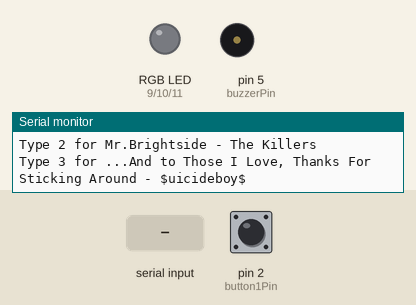
Bench run of a sketch on a simulated Arduino Uno, built with avr-gcc and run on an emulated ATmega328P. Parts: an RGB LED mixed from three pins (HIGH = lit), buzzer (waves = sounding), the last lines printed to the serial monitor. Inputs (shaded band) come from the test bench; at power-on: pin 2 (button1Pin) LOW. Random numbers use the default seed unless the sketch sets one.

Above: at 1.2 s.
1.3 s: "1" received over Serial
At 2.07 s:
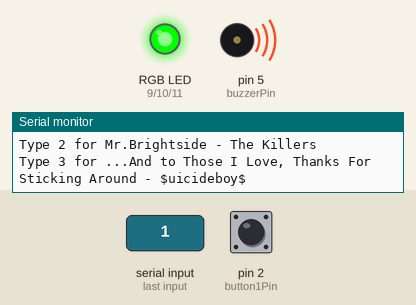
At 2.72 s:
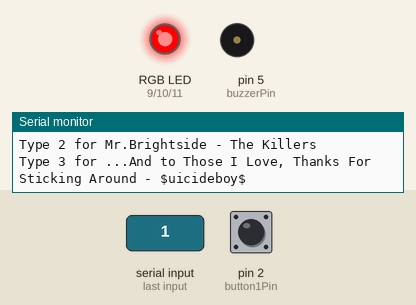
4.3 s: pin 2 (button1Pin) pulled HIGH for 1 s
8.3 s: "2" received over Serial
At 11.0 s:
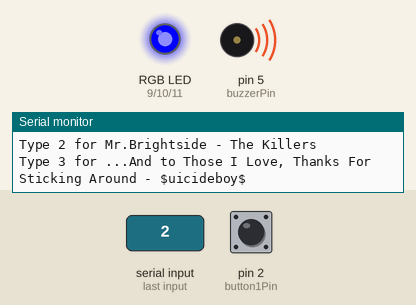
11.3 s: "3" received over Serial
Timing chart, 0 to 61.7 s (numbered marks = the images above; inputs shaded):
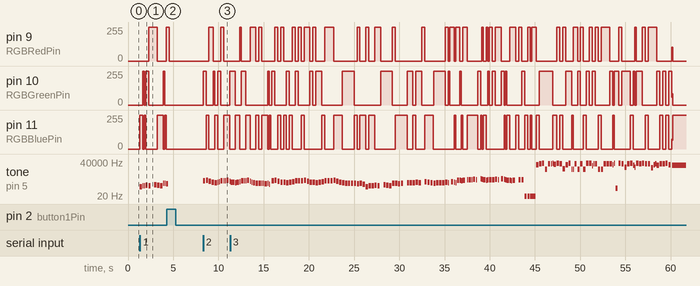

Measured:
- after the input at 1.3 s, pin 9 (RGBRedPin): 0/255 → 255/255 after 0.98 s, → 0/255 0.98 s later, → 255/255 0.97 s later; pin 10 (RGBGreenPin): goes 255/255 0.16 s, 0/255 0.16 s, 255/255 0.33 s, 0/255 1.6 s, 255/255 0.16 s, then 0/255, starting after 0.33 s
- after the input at 8.3 s, pin 9 (RGBRedPin): 0/255 → 255/255 after 0.65 s, → 0/255 0.49 s later, → 255/255 0.81 s later, → 0/255 0.33 s later; pin 10 (RGBGreenPin): goes 255/255 0.33 s, 0/255 0.81 s, 255/255 0.16 s, 0/255 0.33 s, 255/255 0.32 s, 0/255 0.97 s, then 255/255, starting at once

The sketch:

lab_7_level_4.ino
```cpp
//Sebastian Bruce
//Date: October 15 2023
//Description: choose song to play

/*************************************************
* Public Constants
*************************************************/
#define NOTE_B0 31
#define NOTE_C1 33
#define NOTE_CS1 35
#define NOTE_D1 37
#define NOTE_DS1 39
#define NOTE_E1 41
#define NOTE_F1 44
#define NOTE_FS1 46
#define NOTE_G1 49
#define NOTE_GS1 52
#define NOTE_A1 55
#define NOTE_AS1 58
#define NOTE_B1 62
#define NOTE_C2 65
#define NOTE_CS2 69
#define NOTE_D2 73
#define NOTE_DS2 78
#define NOTE_E2 82
#define NOTE_F2 87
#define NOTE_FS2 93
#define NOTE_G2 98
#define NOTE_GS2 104
#define NOTE_A2 110
#define NOTE_AS2 117
#define NOTE_B2 123
#define NOTE_C3 131
#define NOTE_CS3 139
#define NOTE_D3 147
#define NOTE_DS3 156
#define NOTE_E3 165
#define NOTE_F3 175
#define NOTE_FS3 185
#define NOTE_G3 196
#define NOTE_GS3 208
#define NOTE_A3 220
#define NOTE_AS3 233
#define NOTE_B3 247
#define NOTE_C4 262
#define NOTE_CS4 277
#define NOTE_D4 294
#define NOTE_DS4 311
#define NOTE_E4 330
#define NOTE_F4 349
#define NOTE_FS4 370
#define NOTE_G4 392
#define NOTE_GS4 415
#define NOTE_A4 440
#define NOTE_AS4 466
#define NOTE_B4 494
#define NOTE_C5 523
#define NOTE_CS5 554
#define NOTE_D5 587
#define NOTE_DS5 622
#define NOTE_E5 659
#define NOTE_F5 698
#define NOTE_FS5 740
#define NOTE_G5 784
#define NOTE_GS5 831
#define NOTE_A5 880
#define NOTE_AS5 932
#define NOTE_B5 988
#define NOTE_C6 1047
#define NOTE_CS6 1109
#define NOTE_D6 1175
#define NOTE_DS6 1245
#define NOTE_E6 1319
#define NOTE_F6 1397
#define NOTE_FS6 1480
#define NOTE_G6 1568
#define NOTE_GS6 1661
#define NOTE_A6 1760
#define NOTE_AS6 1865
#define NOTE_B6 1976
#define NOTE_C7 2093
#define NOTE_CS7 2217
#define NOTE_D7 2349
#define NOTE_DS7 2489
#define NOTE_E7 2637
#define NOTE_F7 2794
#define NOTE_FS7 2960
#define NOTE_G7 3136
#define NOTE_GS7 3322
#define NOTE_A7 3520
#define NOTE_AS7 3729
#define NOTE_B7 3951
#define NOTE_C8 4186
#define NOTE_CS8 4435
#define NOTE_D8 4699
#define NOTE_DS8 4978

int buzzerPin = 5 ; //The buzzerPin is connected to pin 5 of the Arduino.
int button1Pin = 2; //The SW1 button is connect to pin 2 of the Arduino.
int RGBRedPin = 9; //The red RGB LED is connected pin 9 of the Arduino.
int RGBGreenPin = 10; //The green RGB LED is connected pin 10 of the Arduino.
int RGBBluePin = 11; //The blue RGB LED is connected pin 11 of the Arduino.
int count;
int input;

//make notes
int notes[] = {
  NOTE_E3, NOTE_G3, NOTE_G3, NOTE_A3, NOTE_G3, 0, NOTE_B3, NOTE_A3,
  NOTE_G3, NOTE_E4, NOTE_E4, NOTE_D4, NOTE_E4, 0, NOTE_G4, NOTE_G4,
  NOTE_G4, NOTE_A4, NOTE_G4, 0, NOTE_B4, NOTE_A4, NOTE_G4, NOTE_E4,
  NOTE_G4, NOTE_G4, NOTE_G4, NOTE_A4, NOTE_G4, 0, NOTE_B4, NOTE_A4,
  NOTE_G4, NOTE_E5, NOTE_E5, NOTE_D5, NOTE_E5, 0, NOTE_G5, NOTE_G5,
  NOTE_G5, NOTE_A5, NOTE_G5, 0, NOTE_B5, NOTE_A5, NOTE_G5, NOTE_E5,
  NOTE_G5, NOTE_G5, NOTE_G5, NOTE_A5, NOTE_G5, 0, NOTE_B5, NOTE_A5,
  NOTE_G5, NOTE_E5, NOTE_E5, NOTE_D5, NOTE_E5, 0, NOTE_G5, NOTE_G5
};

int notes1[] = {
  NOTE_D5, NOTE_E5, NOTE_C5, NOTE_A4, NOTE_A4, NOTE_G4, NOTE_A4, NOTE_B4,
  NOTE_D5, NOTE_D5, NOTE_D5, NOTE_E5, NOTE_C5, NOTE_A4, NOTE_A4, NOTE_G4,
  NOTE_A4, NOTE_B4, NOTE_D5, NOTE_D5, NOTE_D5, NOTE_E5, NOTE_C5, NOTE_A4,
  NOTE_G4, NOTE_E4, NOTE_E4, NOTE_F4, NOTE_E4, NOTE_D4, NOTE_E4, NOTE_C4
};

int notes2[] = {
  NOTE_A3, NOTE_G3, NOTE_F3, NOTE_E3, NOTE_C3, NOTE_A3, NOTE_A3, NOTE_G3, NOTE_F3,
  NOTE_E3, NOTE_C3, NOTE_E3, NOTE_A3, NOTE_A3, NOTE_G3, NOTE_F3, NOTE_E3, NOTE_C3,
  NOTE_A3, NOTE_A3, NOTE_G3, NOTE_F3, NOTE_E3, NOTE_C3, NOTE_E3, NOTE_A3, NOTE_A3,
  NOTE_G3, NOTE_F3, NOTE_E3, NOTE_C3, NOTE_A3, NOTE_A3, NOTE_G3, NOTE_F3, NOTE_E3,
  NOTE_C3, NOTE_E3, NOTE_A3, NOTE_A3, NOTE_G3, NOTE_F3, NOTE_E3, NOTE_C3, NOTE_A3,
  NOTE_A3, NOTE_G3, NOTE_F3, NOTE_E3, NOTE_C3, NOTE_E3, NOTE_A3, NOTE_A3, NOTE_G3,
  NOTE_F3, NOTE_E3, NOTE_C3
};

// Note durations: 4 = quarter note, 8 = eighth note, etc.
int noteDurations[] = {
  4, 8, 8, 4, 4, 4, 4, 4,
  4, 8, 8, 4, 4, 4, 4, 4,
  4, 8, 8, 4, 4, 4, 4, 4,
  4, 8, 8, 4, 4, 4, 4, 4,
  4, 8, 8, 4, 4, 4, 4, 4,
  4, 8, 8, 4, 4, 4, 4, 4,
  4, 8, 8, 4, 4, 4, 4, 4,
  4, 8, 8, 4, 4, 4, 4, 4
};

int noteDurations1[] = {
  4, 4, 4, 8, 8, 4, 8, 8,
  4, 8, 8, 4, 8, 8, 4, 8,
  4, 8, 4, 8, 8, 4, 8, 8,
  4, 4, 4, 8, 8, 4, 8, 8
};

int noteDurations2[] = {
  4, 4, 4, 4, 4, 4, 4, 4, 4,
  4, 4, 4, 4, 4, 4, 4, 4, 4,
  4, 4, 4, 4, 4, 4, 4, 4, 4,
  4, 4, 4, 4, 4, 4, 4, 4, 4,
  4, 4, 4, 4, 4, 4, 4, 4, 4,
  4, 4, 4, 4, 4, 4, 4, 4, 4,
  4, 4, 4
};

void setup() { //The Setup function runs once.
  pinMode(buzzerPin, OUTPUT); //Setup red LED pin as an output pin.
  pinMode(button1Pin, INPUT); //Setup button1 pin as an input pin.
  pinMode(RGBRedPin, OUTPUT); //Setup red RGB LED pin as an output pin.
  pinMode(RGBGreenPin, OUTPUT); //Setup green RGB LED pin as an output pin.
  pinMode(RGBBluePin, OUTPUT); //Setup blue RGB LED pin as an output pin.
  Serial.begin(9600);
  //seed the randomness
  randomSeed(analogRead(0));

}

void loop() { //The loop function runs forever.
  runMenu();
}

void runMenu() {
  Serial.println("Please select a song!");
  Serial.println("Type 1 for One step Closer - Linkin Park");
  Serial.println("Type 2 for Mr.Brightside - The Killers");
  Serial.println("Type 3 for ...And to Those I Love, Thanks For Sticking Around - $uicideboy$");
  while(Serial.available()==0){}
  input = Serial.read();
  if(input == 49) {
    oneStepCloser();
  }else if (input == 50) {
    mrBrightside();
  }else if(input == 51) {
    andToThose();
  }else {
    Serial.println("Invalid input");
  }
}

void andToThose() {
    // Iterate over the notes of the melody
    for (int i = 0; i < sizeof(notes2) / sizeof(notes2[0]); i++) {
      count = random(1,4);
      int duration = 1000 / noteDurations2[i];
      color();
      tone(buzzerPin, notes1[i], duration);

      // A pause between notes
      int pause = duration * 1.30;
      delay(pause);

      // Stop the tone playing
      noTone(buzzerPin);
      digitalWrite(RGBRedPin, LOW);
      digitalWrite(RGBGreenPin, LOW);
      digitalWrite(RGBBluePin, LOW);
      if (digitalRead(button1Pin) == HIGH) {
        break;
      }
    }
}

void mrBrightside() {
    // Iterate over the notes of the melody
    for (int i = 0; i < sizeof(notes1) / sizeof(notes1[0]); i++) {
      count = random(1,4);
      int duration = 1000 / noteDurations1[i];
      color();
      tone(buzzerPin, notes1[i], duration);

      // A pause between notes
      int pause = duration * 1.30;
      delay(pause);

      // Stop the tone playing
      noTone(buzzerPin);
      digitalWrite(RGBRedPin, LOW);
      digitalWrite(RGBGreenPin, LOW);
      digitalWrite(RGBBluePin, LOW);
      if (digitalRead(button1Pin) == HIGH) {
        break;
      }
    }
}

void oneStepCloser() {
    // Iterate over the notes of the melody
    for (int i = 0; i < sizeof(notes) / sizeof(notes[0]); i++) {
      count = random(1,4);
      int duration = 1000 / noteDurations[i];
      color();
      tone(buzzerPin, notes[i], duration);

      // A pause between notes
      int pause = duration * 1.30;
      delay(pause);

      // Stop the tone playing
      noTone(buzzerPin);
      digitalWrite(RGBRedPin, LOW);
      digitalWrite(RGBGreenPin, LOW);
      digitalWrite(RGBBluePin, LOW);
      if (digitalRead(button1Pin) == HIGH) {
        break;
      }
    }
}

void color() {
  if(count == 1) {
    digitalWrite(RGBRedPin, HIGH);
    digitalWrite(RGBGreenPin, LOW);
    digitalWrite(RGBBluePin, LOW);
  }
  else if(count == 2) {
    digitalWrite(RGBRedPin, LOW);
    digitalWrite(RGBGreenPin, HIGH);
    digitalWrite(RGBBluePin, LOW);
  }
  else if(count == 3) {
    digitalWrite(RGBRedPin, LOW);
    digitalWrite(RGBGreenPin, LOW);
    digitalWrite(RGBBluePin, HIGH);
  }
}

    
```
